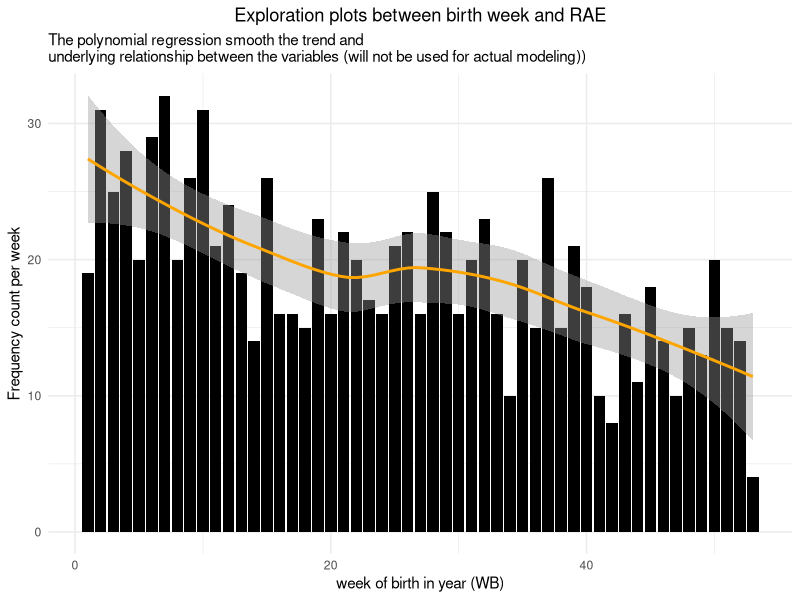
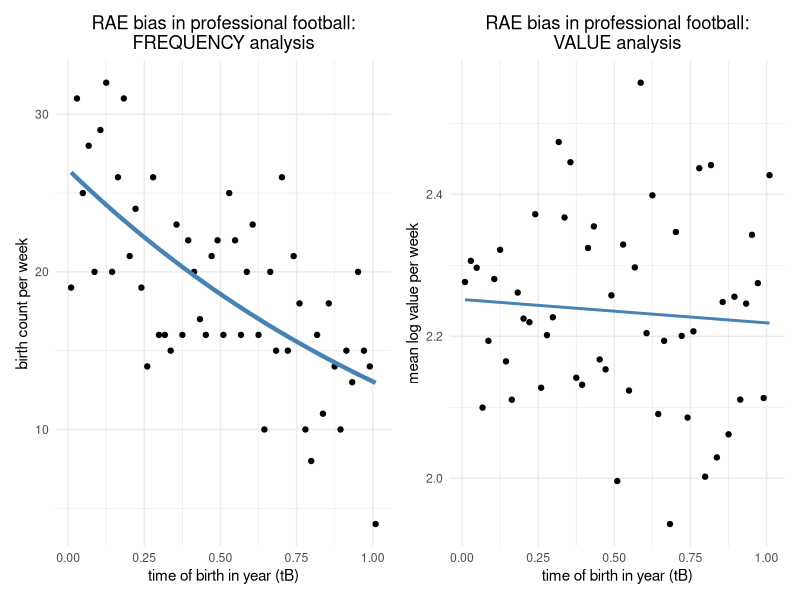

R code for these plots, in order:
## ---- chunk 1
knitr::opts_chunk$set(
	echo = FALSE,
	message = FALSE,
	warning = FALSE
)
library(tidyverse)
library(lubridate)
library(broom)
library(patchwork)
library(kableExtra)
remove_quotes <- function(str) {
  result <- str_match(string = str, pattern = '"(.*?)"')[,2]
  if (is.na(result)) {
    result <- str
  }
  return(result)
}
data_1 <- read_csv("data/data_1.csv") %>%
  set_names(c("name", "DOB", "club", "country", "euros")) %>%
  mutate(DOB = mdy(DOB))
data_2 <- read_csv("data/data_2.csv") %>%
  set_names(c("club", "player", "club_country", "nationality", 
              "DOB", "domestic", "games_played")) %>%
  mutate(DOB = mdy(DOB))

model_data_1 <- data_1 %>%
  mutate(
    year = year(DOB),
    WB = isoweek(DOB)
  )
## ---- chunk 2
model_data_pipe <- function(country_selected = "all", model_data_raw = model_data_1) {
  if (country_selected != "all") {
    model_data_raw <- model_data_raw %>%
      filter(country == country_selected)
  }
  poisson_fit_data <- model_data_raw %>%
    # group_by(WB) %>%
    # summarise(N = n()) %>%
    #ungroup() %>%
    count(WB) %>%
    rename(N = n) %>%
    mutate(
      tB = (WB-0.5)/52
    )
  return(poisson_fit_data)
}

fit_model_object <- function(model_data) {
  return(
    glm(N ~ tB, data = model_data, family = "poisson")
  )
}

fit_model_params <- function(model_object) {
  model_params <- 
    tibble(
    beta_0 = coef(model_object)[1],
    beta_1 = coef(model_object)[2],
    AIC = AIC(model_object)
  )
  return(model_params)
}

model_pipeline <- function(country_selected = "all", model_data_raw = model_data_1) {
  
  model_data <- model_data_pipe(country_selected, model_data_raw)
  
  model_object <- fit_model_object(model_data)
  
  model_params <- fit_model_params(model_object) %>%
    mutate(Country = country_selected) %>%
    select(Country, everything())
  
  return(model_params)
}

country_list <- c(
  "Argentina", "Netherlands", "Turkey", "Belgium",
  "Spain", "Italy", "Germany", "Portugal", "Brazil", 
  "Russia", "France", "all"
)

model_result <- map_df(
  country_list,
  model_pipeline
) %>%
  mutate_if(is.numeric, list(~round(., digits = 4)))
## ---- chunk 3
model_data_pipe() %>%
  ggplot(aes(x = WB, y = N)) +
  geom_col(fill = "black") +
  geom_smooth(color = "orange") +
  theme_minimal() +
  labs(x = "week of birth in year (WB)", 
       y = "Frequency count per week",
       title = "Exploration plots between birth week and RAE",
       subtitle = "The polynomial regression smooth the trend and \nunderlying relationship between the variables (will not be used for actual modeling))") +
  theme_minimal() +
  theme(plot.title = element_text(hjust = 0.5))
## ---- chunk 4
kbl(model_result, 
    caption = "Table 1. Model results: Overall and country-by-country analysis") %>%
  kable_classic(full_width = T)
## ---- chunk 5

poisson_fit_data_all <- model_data_pipe()

poisson_fit_all <- glm(N ~ tB, data = poisson_fit_data_all, family = "poisson")
p1 <- augment(poisson_fit_all) %>%
  ggplot() +
  geom_point(aes(x = tB, y = N)) +
  geom_line(aes(x = tB, y = exp(.fitted)), size = 1.5, color = "steelblue") +
  labs(x = "time of birth in year (tB)", 
       y = "birth count per week",
       title = "RAE bias in professional football:\nFREQUENCY analysis") +
  theme_minimal() +
  theme(plot.title = element_text(hjust = 0.5))
p2 <- model_data_1 %>%
  group_by(WB) %>%
  summarise(N = n(), euros = mean(log(euros))) %>%
  ungroup() %>%
  mutate(
    tB = (WB-0.5)/52
  ) %>%
  ggplot(aes(x = tB, y = euros)) +
  geom_point() +
  geom_smooth(method = lm, se = FALSE, color = "steelblue") +
  labs(x = "time of birth in year (tB)", 
       y = "mean log value per week",
       title = "RAE bias in professional football:\nVALUE analysis") +
  theme_minimal() +
  theme(plot.title = element_text(hjust = 0.5))
p1 | p2
